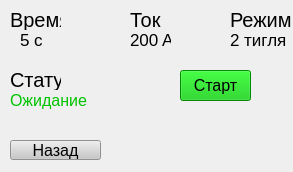
<?xml version="1.0" encoding="UTF-8"?>
<ui version="4.0">
 <class>Form</class>
 <widget class="QWidget" name="Form">
  <property name="geometry">
   <rect>
    <x>0</x>
    <y>0</y>
    <width>293</width>
    <height>172</height>
   </rect>
  </property>
  <property name="windowTitle">
   <string>Старт</string>
  </property>
  <widget class="QLabel" name="label_time">
   <property name="geometry">
    <rect>
     <x>10</x>
     <y>10</y>
     <width>51</width>
     <height>20</height>
    </rect>
   </property>
   <property name="font">
    <font>
     <pointsize>15</pointsize>
    </font>
   </property>
   <property name="text">
    <string>Время</string>
   </property>
  </widget>
  <widget class="QLabel" name="label_timer">
   <property name="geometry">
    <rect>
     <x>20</x>
     <y>30</y>
     <width>31</width>
     <height>20</height>
    </rect>
   </property>
   <property name="font">
    <font>
     <pointsize>13</pointsize>
    </font>
   </property>
   <property name="text">
    <string>5 с</string>
   </property>
  </widget>
  <widget class="QLabel" name="label_mode">
   <property name="geometry">
    <rect>
     <x>230</x>
     <y>10</y>
     <width>61</width>
     <height>20</height>
    </rect>
   </property>
   <property name="font">
    <font>
     <pointsize>15</pointsize>
    </font>
   </property>
   <property name="text">
    <string>Режим</string>
   </property>
  </widget>
  <widget class="QLabel" name="label_cur">
   <property name="geometry">
    <rect>
     <x>130</x>
     <y>10</y>
     <width>31</width>
     <height>20</height>
    </rect>
   </property>
   <property name="font">
    <font>
     <pointsize>15</pointsize>
    </font>
   </property>
   <property name="text">
    <string>Ток</string>
   </property>
  </widget>
  <widget class="QLabel" name="label_curent">
   <property name="geometry">
    <rect>
     <x>130</x>
     <y>30</y>
     <width>41</width>
     <height>20</height>
    </rect>
   </property>
   <property name="font">
    <font>
     <pointsize>13</pointsize>
    </font>
   </property>
   <property name="text">
    <string>200 A</string>
   </property>
  </widget>
  <widget class="QLabel" name="label_workmod">
   <property name="geometry">
    <rect>
     <x>230</x>
     <y>30</y>
     <width>61</width>
     <height>20</height>
    </rect>
   </property>
   <property name="font">
    <font>
     <pointsize>13</pointsize>
    </font>
   </property>
   <property name="text">
    <string>2 тигля</string>
   </property>
  </widget>
  <widget class="QPushButton" name="DisconnectButton">
   <property name="geometry">
    <rect>
     <x>10</x>
     <y>140</y>
     <width>91</width>
     <height>20</height>
    </rect>
   </property>
   <property name="font">
    <font>
     <pointsize>12</pointsize>
    </font>
   </property>
   <property name="styleSheet">
    <string notr="true">background-color: rgb(200,200,200);</string>
   </property>
   <property name="text">
    <string>Назад</string>
   </property>
  </widget>
  <widget class="QPushButton" name="StartButton">
   <property name="geometry">
    <rect>
     <x>180</x>
     <y>70</y>
     <width>71</width>
     <height>31</height>
    </rect>
   </property>
   <property name="font">
    <font>
     <pointsize>12</pointsize>
    </font>
   </property>
   <property name="styleSheet">
    <string notr="true">background-color: rgb(0,195,0);</string>
   </property>
   <property name="text">
    <string>Старт</string>
   </property>
  </widget>
  <widget class="QLabel" name="label_status">
   <property name="geometry">
    <rect>
     <x>10</x>
     <y>70</y>
     <width>51</width>
     <height>20</height>
    </rect>
   </property>
   <property name="font">
    <font>
     <pointsize>15</pointsize>
    </font>
   </property>
   <property name="text">
    <string>Статус</string>
   </property>
  </widget>
  <widget class="QLabel" name="label_statusnow">
   <property name="geometry">
    <rect>
     <x>10</x>
     <y>90</y>
     <width>111</width>
     <height>20</height>
    </rect>
   </property>
   <property name="font">
    <font>
     <pointsize>12</pointsize>
    </font>
   </property>
   <property name="styleSheet">
    <string notr="true">color: rgb(0,195,0);</string>
   </property>
   <property name="text">
    <string>Ожидание</string>
   </property>
  </widget>
 </widget>
 <resources/>
 <connections/>
</ui>
